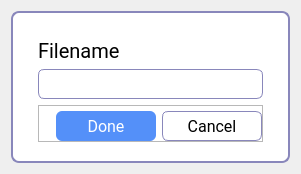
<?xml version="1.0" encoding="UTF-8"?>
<ui version="4.0">
 <class>InputFilename</class>
 <widget class="QDialog" name="InputFilename">
  <property name="geometry">
   <rect>
    <x>0</x>
    <y>0</y>
    <width>301</width>
    <height>174</height>
   </rect>
  </property>
  <property name="windowTitle">
   <string>Dialog</string>
  </property>
  <property name="styleSheet">
   <string notr="true">QFrame#frame{
	background-color: rgb(255,255,255);
	border-radius: 8px;
	border: 2px solid rgb(137,135,187);
}

QLineEdit{
	border-radius: 6px;
	padding-left: 4px;
	padding-right: 4px;
	border: 1px solid rgb(137,135,187);
	background-color: rgb(255,255,255);
}

QPushButton#doneBtn{
	background-color: rgb(84,144,249);
	border-radius: 6px;
	color: rgb(255,255,255);
	border: none;
}

QPushButton#doneBtn:hover{
	color: rgb(20,146,230);
	background-color: rgb(255,255,255);
	border: 1px solid rgb(84,144,249);
}

QPushButton#cancelBtn{
	background-color: white;
	border-radius: 6px;
	color: black;
	border: 1px solid rgb(137,135,187);
}

QPushButton#cancelBtn:hover{
	color:white;
	border-radius: 6px;
	background-color: red;
	border: 1px solid red;
}</string>
  </property>
  <layout class="QVBoxLayout" name="verticalLayout">
   <item>
    <widget class="QFrame" name="frame">
     <property name="minimumSize">
      <size>
       <width>0</width>
       <height>0</height>
      </size>
     </property>
     <property name="frameShape">
      <enum>QFrame::Panel</enum>
     </property>
     <property name="frameShadow">
      <enum>QFrame::Raised</enum>
     </property>
     <property name="lineWidth">
      <number>5</number>
     </property>
     <layout class="QVBoxLayout" name="verticalLayout_2">
      <property name="spacing">
       <number>5</number>
      </property>
      <property name="leftMargin">
       <number>25</number>
      </property>
      <property name="topMargin">
       <number>25</number>
      </property>
      <property name="rightMargin">
       <number>25</number>
      </property>
      <property name="bottomMargin">
       <number>15</number>
      </property>
      <item>
       <widget class="QLabel" name="label">
        <property name="sizePolicy">
         <sizepolicy hsizetype="Preferred" vsizetype="Fixed">
          <horstretch>0</horstretch>
          <verstretch>0</verstretch>
         </sizepolicy>
        </property>
        <property name="font">
         <font>
          <family>Roboto</family>
          <pointsize>15</pointsize>
         </font>
        </property>
        <property name="text">
         <string>Filename</string>
        </property>
       </widget>
      </item>
      <item>
       <widget class="QLineEdit" name="lineEditFilename">
        <property name="sizePolicy">
         <sizepolicy hsizetype="Expanding" vsizetype="Fixed">
          <horstretch>0</horstretch>
          <verstretch>0</verstretch>
         </sizepolicy>
        </property>
        <property name="minimumSize">
         <size>
          <width>0</width>
          <height>30</height>
         </size>
        </property>
        <property name="font">
         <font>
          <family>Roboto</family>
          <pointsize>12</pointsize>
         </font>
        </property>
       </widget>
      </item>
      <item>
       <widget class="QFrame" name="frameBtn">
        <property name="sizePolicy">
         <sizepolicy hsizetype="Preferred" vsizetype="Fixed">
          <horstretch>0</horstretch>
          <verstretch>0</verstretch>
         </sizepolicy>
        </property>
        <property name="frameShape">
         <enum>QFrame::StyledPanel</enum>
        </property>
        <property name="frameShadow">
         <enum>QFrame::Raised</enum>
        </property>
        <layout class="QHBoxLayout" name="horizontalLayout">
         <property name="leftMargin">
          <number>0</number>
         </property>
         <property name="topMargin">
          <number>5</number>
         </property>
         <property name="rightMargin">
          <number>0</number>
         </property>
         <property name="bottomMargin">
          <number>0</number>
         </property>
         <item>
          <spacer name="horizontalSpacer">
           <property name="orientation">
            <enum>Qt::Horizontal</enum>
           </property>
           <property name="sizeHint" stdset="0">
            <size>
             <width>40</width>
             <height>20</height>
            </size>
           </property>
          </spacer>
         </item>
         <item>
          <widget class="QPushButton" name="doneBtn">
           <property name="sizePolicy">
            <sizepolicy hsizetype="Fixed" vsizetype="Fixed">
             <horstretch>0</horstretch>
             <verstretch>0</verstretch>
            </sizepolicy>
           </property>
           <property name="minimumSize">
            <size>
             <width>100</width>
             <height>30</height>
            </size>
           </property>
           <property name="font">
            <font>
             <family>Roboto</family>
             <pointsize>12</pointsize>
            </font>
           </property>
           <property name="text">
            <string>Done</string>
           </property>
          </widget>
         </item>
         <item>
          <widget class="QPushButton" name="cancelBtn">
           <property name="sizePolicy">
            <sizepolicy hsizetype="Fixed" vsizetype="Fixed">
             <horstretch>0</horstretch>
             <verstretch>0</verstretch>
            </sizepolicy>
           </property>
           <property name="minimumSize">
            <size>
             <width>100</width>
             <height>30</height>
            </size>
           </property>
           <property name="font">
            <font>
             <family>Roboto</family>
             <pointsize>12</pointsize>
            </font>
           </property>
           <property name="text">
            <string>Cancel</string>
           </property>
          </widget>
         </item>
        </layout>
       </widget>
      </item>
     </layout>
    </widget>
   </item>
  </layout>
 </widget>
 <resources/>
 <connections/>
</ui>
